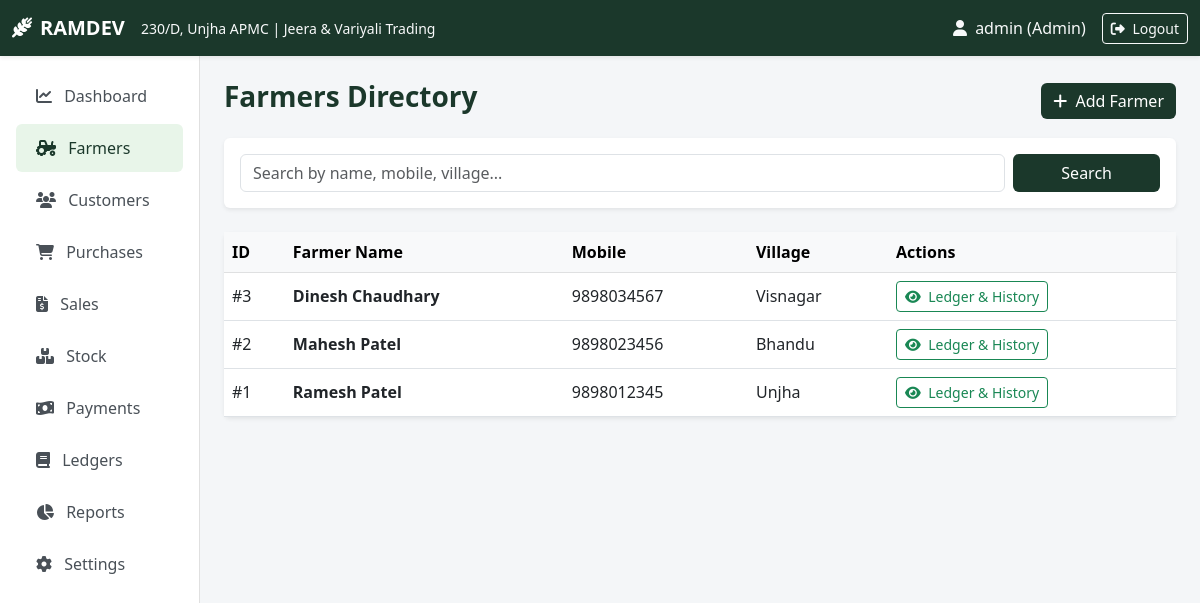
Screenshot of /farmers (signed in) with the database file from the repository.
### tables this page shows
CREATE TABLE settings (
            key TEXT PRIMARY KEY,
            value TEXT NOT NULL
        );

CREATE TABLE farmers (
            id INTEGER PRIMARY KEY AUTOINCREMENT,
            name TEXT NOT NULL,
            mobile TEXT NOT NULL,
            village TEXT NOT NULL,
            created_at TIMESTAMP DEFAULT CURRENT_TIMESTAMP
        );

### app.py (the view, shortened to what this page needs)
@app.route('/farmers', methods=['GET', 'POST'])
@login_required
def farmers():
    conn = get_db_connection()
    search = request.args.get('search', '').strip()
    if search:
        farmer_list = conn.execute("SELECT * FROM farmers WHERE name LIKE ? OR mobile LIKE ? OR village LIKE ? ORDER BY id DESC",
                                   (f'%{search}%', f'%{search}%', f'%{search}%')).fetchall()
    else:
        farmer_list = conn.execute("SELECT * FROM farmers ORDER BY id DESC").fetchall()
    conn.close()
    return render_template('farmers.html', farmers=farmer_list, search=search)

### app.py (called while the page is built)
@app.context_processor
def inject_global_vars():
    business_info = {
        'name': get_setting('business_name', 'RAMDEV'),
        'shop_no': get_setting('shop_no', '230/D'),
        'market': get_setting('market', 'Unjha APMC'),
        'type': get_setting('business_type', 'Jeera & Variyali Trading'),
        'location': get_setting('location', 'Unjha APMC, Gujarat, India'),
        'mobile': get_setting('mobile', ''),
        'email': get_setting('email', ''),
        'gst_no': get_setting('gst_no', ''),
        'lot_weight': get_lot_weight()
    }
    return dict(biz=business_info)

def login_required(f):
    @wraps(f)
    def decorated_function(*args, **kwargs):
        if 'user_id' not in session:
            flash("Please log in to access this page.", "warning")
            return redirect(url_for('login'))
        return f(*args, **kwargs)
    return decorated_function

### database.py (called while the page is built)
def get_db_connection():
    conn = sqlite3.connect(DB_NAME)
    conn.row_factory = sqlite3.Row
    return conn

def get_setting(key, default=""):
    conn = get_db_connection()
    res = conn.execute("SELECT value FROM settings WHERE key = ?", (key,)).fetchone()
    conn.close()
    return res['value'] if res else default

def get_lot_weight():
    try:
        return float(get_setting('lot_weight_kg', '20'))
    except ValueError:
        return 20.0

### templates/farmers.html (shortened to what this page needs)
{% extends "base.html" %}
{% block content %}
<div class="d-flex justify-content-between align-items-center mb-3">
    <h3 class="fw-bold text-mandi">Farmers Directory</h3>
    <button class="btn btn-mandi" data-bs-toggle="modal" data-bs-target="#addFarmerModal"><i class="fa-solid fa-plus me-1"></i> Add Farmer</button>
</div>
<div class="card border-0 shadow-sm mb-4">
    <div class="card-body">
        <form method="GET" action="{{ url_for('farmers') }}" class="row g-2">
            <div class="col-md-10">
                <input type="text" name="search" class="form-control" placeholder="Search by name, mobile, village..." value="{{ search }}">
            </div>
            <div class="col-md-2 d-grid">
                <button type="submit" class="btn btn-mandi">Search</button>
            </div>
        </form>
    </div>
</div>
<div class="card border-0 shadow-sm">
    <div class="card-body p-0">
        <div class="table-responsive">
            <table class="table table-hover align-middle mb-0">
                <thead class="table-light">
                    <tr><th>ID</th><th>Farmer Name</th><th>Mobile</th><th>Village</th><th>Actions</th></tr>
                </thead>
                <tbody>
                    {% for f in farmers %}
                    <tr>
                        <td>#{{ f.id }}</td>
                        <td class="fw-bold">{{ f.name }}</td>
                        <td>{{ f.mobile }}</td>
                        <td>{{ f.village }}</td>
                        <td>
                            <a href="{{ url_for('farmer_details', id=f.id) }}" class="btn btn-sm btn-outline-success"><i class="fa-solid fa-eye me-1"></i> Ledger & History</a>
                        </td>
                    </tr>
                    {% else %}
                    <tr><td colspan="5" class="text-center text-muted py-3">No farmers found.</td></tr>
                    {% endfor %}
                </tbody>
            </table>
        </div>
    </div>
</div>
{% endblock %}

### templates/base.html (shortened to what this page needs)
<!DOCTYPE html>
<html lang="en">
<head>
    <link href="https://cdn.jsdelivr.net/npm/bootstrap@5.3.0/dist/css/bootstrap.min.css" rel="stylesheet">
    <link rel="stylesheet" href="https://cdnjs.cloudflare.com/ajax/libs/font-awesome/6.4.0/css/all.min.css">
    <link rel="stylesheet" href="{{ url_for('static', filename='style.css') }}">
</head>
<body>
    <nav class="navbar navbar-expand-lg navbar-dark bg-mandi sticky-top shadow-sm no-print">
        <div class="container-fluid">
            <a class="navbar-brand fw-bold" href="{{ url_for('dashboard') }}">
                <i class="fa-solid fa-wheat-awn me-2"></i>{{ biz.name }}
            </a>
            <span class="navbar-text text-light d-none d-md-inline me-auto">
                <small>{{ biz.shop_no }}, {{ biz.market }} | {{ biz.type }}</small>
            </span>
            <div class="d-flex align-items-center">
                {% if session.get('user_id') %}
                <span class="text-light me-3"><i class="fa-solid fa-user me-1"></i> {{ session.username }} ({{ session.role }})</span>
                <a href="{{ url_for('logout') }}" class="btn btn-outline-light btn-sm"><i class="fa-solid fa-right-from-bracket me-1"></i> Logout</a>
                {% endif %}
            </div>
        </div>
    </nav>
    <div class="container-fluid">
        <div class="row">
            {% if session.get('user_id') %}
            <nav class="col-md-3 col-lg-2 d-md-block sidebar collapse p-3 no-print">
                <div class="position-sticky">
                    <ul class="nav flex-column">
                        <li class="nav-item"><a class="nav-link {% if request.endpoint == 'dashboard' %}active{% endif %}" href="{{ url_for('dashboard') }}"><i class="fa-solid fa-chart-line me-2"></i> Dashboard</a></li>
                        <li class="nav-item"><a class="nav-link {% if request.endpoint in ['farmers', 'farmer_details'] %}active{% endif %}" href="{{ url_for('farmers') }}"><i class="fa-solid fa-tractor me-2"></i> Farmers</a></li>
                        <li class="nav-item"><a class="nav-link {% if request.endpoint in ['customers', 'customer_details'] %}active{% endif %}" href="{{ url_for('customers') }}"><i class="fa-solid fa-users me-2"></i> Customers</a></li>
                        <li class="nav-item"><a class="nav-link " href="{{ url_for('purchases') }}"><i class="fa-solid fa-cart-shopping me-2"></i> Purchases</a></li>
                        <li class="nav-item"><a class="nav-link " href="{{ url_for('sales') }}"><i class="fa-solid fa-file-invoice-dollar me-2"></i> Sales</a></li>
                        <li class="nav-item"><a class="nav-link {% if request.endpoint == 'stock' %}active{% endif %}" href="{{ url_for('stock') }}"><i class="fa-solid fa-boxes-stacked me-2"></i> Stock</a></li>
                        <li class="nav-item"><a class="nav-link {% if request.endpoint == 'payments' %}active{% endif %}" href="{{ url_for('payments') }}"><i class="fa-solid fa-money-bill-wave me-2"></i> Payments</a></li>
                        <li class="nav-item"><a class="nav-link {% if request.endpoint == 'ledger' %}active{% endif %}" href="{{ url_for('ledger') }}"><i class="fa-solid fa-book me-2"></i> Ledgers</a></li>
                        <li class="nav-item"><a class="nav-link {% if request.endpoint == 'reports' %}active{% endif %}" href="{{ url_for('reports') }}"><i class="fa-solid fa-chart-pie me-2"></i> Reports</a></li>
                        {% if session.get('role') == 'Admin' %}
                        <li class="nav-item"><a class="nav-link {% if request.endpoint == 'settings' %}active{% endif %}" href="{{ url_for('settings') }}"><i class="fa-solid fa-gear me-2"></i> Settings</a></li>
                        {% endif %}
                    </ul>
                </div>
            </nav>
            <main class="col-md-9 ms-sm-auto col-lg-10 px-md-4 py-4">
            {% else %}
            <main class="col-12 px-md-4 py-4">
            {% endif %}
                {% block content %}{% endblock %}
            </main>
        </div>
    </div>
</body>
</html>

### static/style.css (style rules this page uses)
:root { --primary-color: #1b382b; --primary-hover: #142a20; --secondary-color: #d4a373; --bg-light: #f4f6f8; --text-dark: #2c3e50; --card-shadow: 0 4px 12px rgba(0,0,0,0.05); }
body { font-family: 'Segoe UI', Tahoma, Geneva, Verdana, sans-serif; background-color: var(--bg-light); color: var(--text-dark); }
.bg-mandi { background-color: var(--primary-color) !important; }
.text-mandi { color: var(--primary-color) !important; }
.btn-mandi { background-color: var(--primary-color); color: #fff; border: none; }
.sidebar { min-height: calc(100vh - 56px); background-color: #ffffff; border-right: 1px solid #e0e0e0; }
.sidebar .nav-link { color: #495057; font-weight: 500; padding: 12px 20px; border-radius: 6px; margin-bottom: 4px; }
.sidebar .nav-link:hover, .sidebar .nav-link.active { background-color: #e8f5e9; color: var(--primary-color); }

### rows the page displays
settings: name "RAMDEV"
settings: shop_no "230/D"
settings: market "Unjha APMC"
settings: type "Jeera & Variyali Trading"
farmers: id "3", name "Dinesh Chaudhary", mobile "9898034567", village "Visnagar"
farmers: id "2", name "Mahesh Patel", mobile "9898023456", village "Bhandu"
farmers: id "1", name "Ramesh Patel", mobile "9898012345", village "Unjha"

### other values shown
{{ session.username }} "admin"
{{ session.role }} "Admin"
